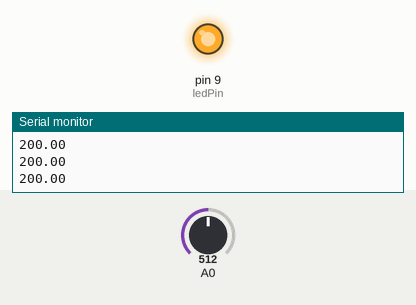
Bench run of a sketch on a simulated Arduino Uno, built with avr-gcc and run on an emulated ATmega328P. On the bench: output pins drawn as LEDs (lit = HIGH), the last lines printed to the serial monitor. Inputs (shaded band) come from the test bench; at power-on: A0 = 512.

Above: at 1.2 s.
1.3 s: A0 set to 169
2.8 s: A0 set to 136
At 3.2 s:
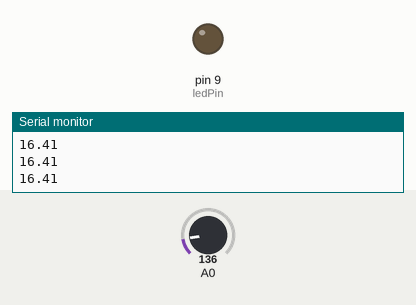
4.4 s: A0 set to 306
At 5.7 s:
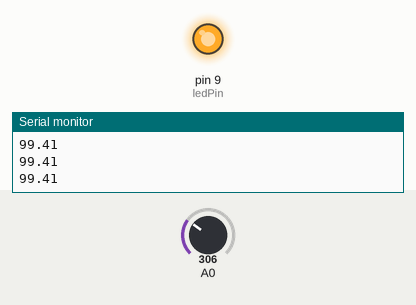
6.0 s: A0 set to 122
At 7.5 s:
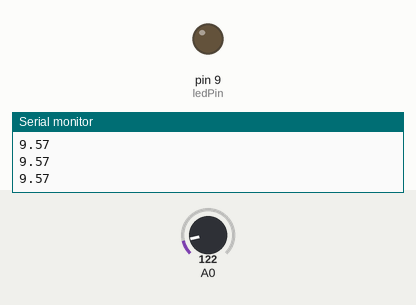
Timing chart, 0 to 8.6 s (numbered marks = the images above; inputs shaded):
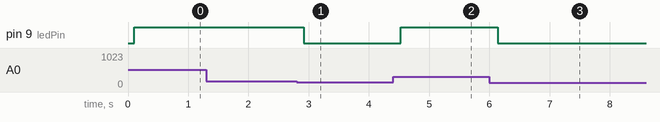

The sketch:

temp.ino
```cpp
//tmp36 Pin variables
int temperaturePin = 0;
int ledPin= 9;
int brightness = 0;

void setup() {
  Serial.begin(9600);
  pinMode(ledPin,OUTPUT);
  // put your setup code here, to run once:

}

void loop() {
  float temperature = getVoltage(temperaturePin);

  temperature = (temperature -.5)*100;

  Serial.println(temperature);
  delay(100);
  if (temperature > 25){
    brightness = 255;
  }
  else{
    brightness = 0;
  }
  //brightness = map(temperature, 23, 30, 0, 200);
  analogWrite(ledPin, brightness);
  // put your main code here, to run repeatedly:

}

float getVoltage(int pin){
  return (analogRead(pin)*.004882814);


}
```

Measured:
- the behaviour switches between 154 and 153 on A0 (found by bisection; images 0 and 1)
- after the input at 2.8 s, pin 9 (ledPin): HIGH → LOW after 0.12 s
- after the input at 4.4 s, pin 9 (ledPin): LOW → HIGH after 0.13 s
- after the input at 6.0 s, pin 9 (ledPin): HIGH → LOW after 0.14 s
